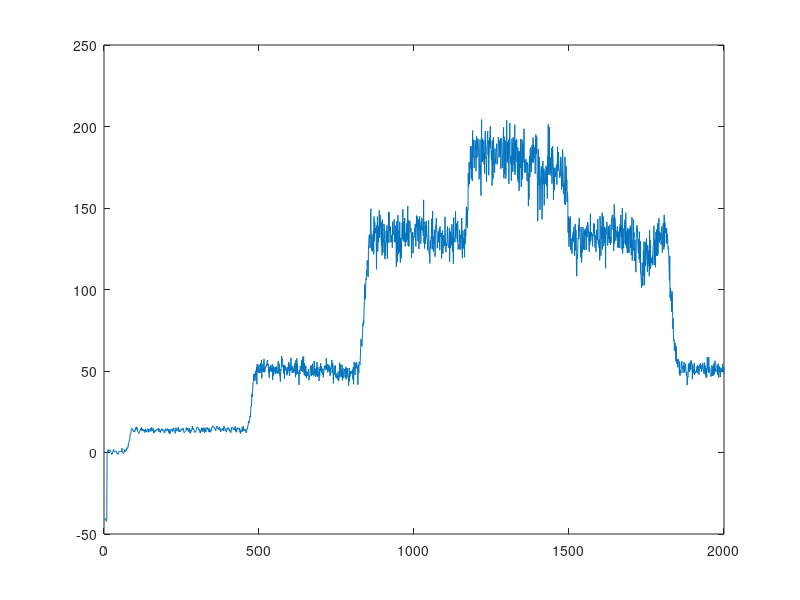
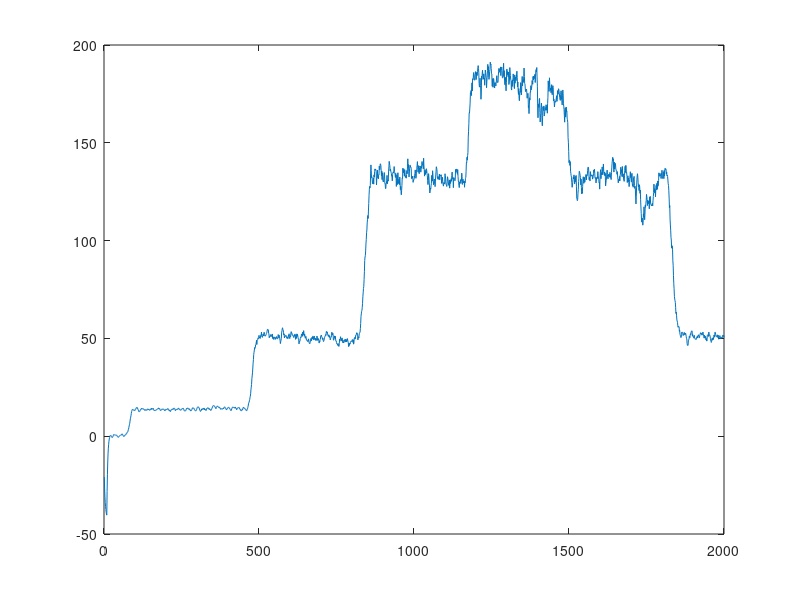
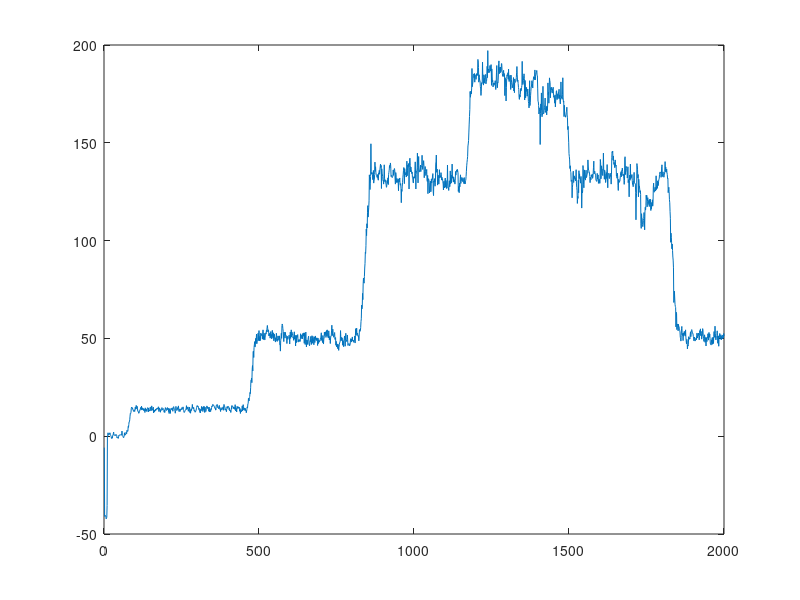

The MATLAB script that drew these images, in order:
%%%prueba_filtro
H=csvread('csvlist1.csv');
A=H(:,17);
B=H(:,27);
A1=H(:,18);

b0=0.3;
a1=-0.3;
a2=-0.4;
a3=-0.1;
in1=0;

y03=0;
y02=0;
y01=0;

d1=0;
d2=0;
d3=0;d4=0;d5=0;d6=0;d7=0;d8=0;d9=0;d10=0;d11=0;

C=0;
for i=1:2000
    C(i)=b0*A(i)-in1*0.1-a1*y01-a2*y02-a3*y03;
    in1=C(i);
    y03=y02;
    y02=y01;
    y01=A(i);
end
D=0;
v=0;
for i=1:2000
    %%D(i)=(A(i)+d1+d2)/11;
    if (abs(A(i)-d1)>=4)
        D(i)=(A(i)+d1+d2+d3+d4+d5+d6)/7;
    else D(i)=A(i);
    end
    d6=d5;
    d5=d4;
    d4=d3;
    d3=d2;
    d2=d1;
    d1=A(i);
end

for i=1:1490
    v(i)=i;
end
% length(D)
% length(v)
figure(1)
plot(B,A)
 figure(2)
 plot(B,A1)
 figure(3)
plot(B,D)


